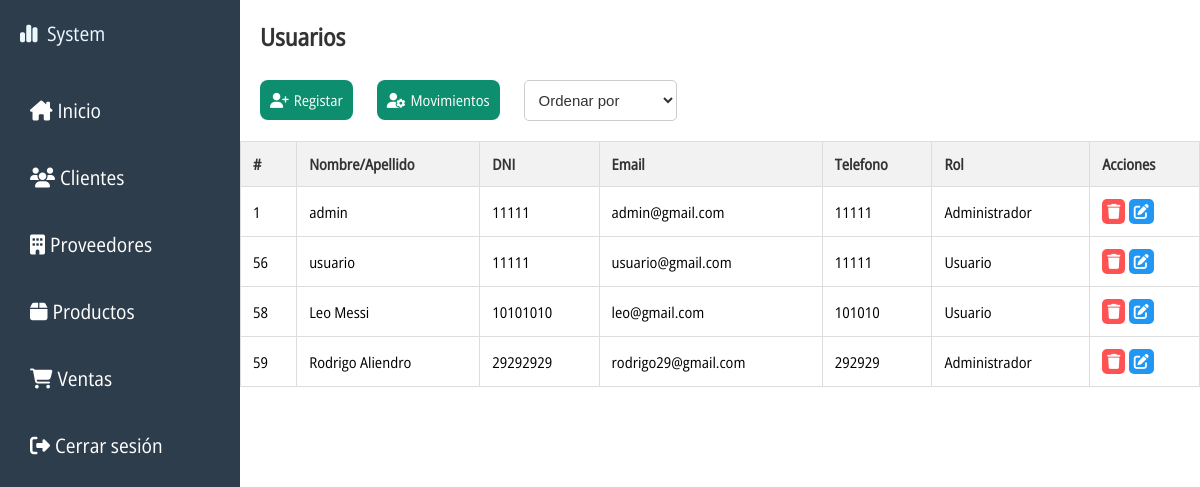
Page /usuarios.php (signed in) on the committed database.
### tables this page shows
CREATE TABLE `usuario` (
  `id_usuario` int(11) NOT NULL,
  `nom_ape` text NOT NULL,
  `dni` int(8) NOT NULL,
  `mail` varchar(255) NOT NULL,
  `telefono` bigint(20) NOT NULL,
  `contra_user` varchar(255) NOT NULL,
  `id_rol` int(20) NOT NULL
);

CREATE TABLE `rol` (
  `id_rol` int(11) NOT NULL,
  `descripcion` text NOT NULL
);

### usuarios.php (the view, shortened to what this page needs)
<?php
include('conexion.php');
$sql = "SELECT u.*, rl.descripcion
        FROM usuario u JOIN rol rl ON u.id_rol = rl.id_rol";
$mostrar = mysqli_query($con, $sql);
?>
<?php include("cabecera.php"); ?>
<body>
<?php include("lateral.php"); ?>
        <section id="content-index">
            <h1>Usuarios</h1>
            <form method="get">
            <div class="botones">
                <a href="registro.php"><i class="fa-solid fa-user-plus"> </i>Registar</a>
                <a href="movimientos.php"><i class="fa-solid fa-user-gear"></i>Movimientos</a>
                <select class="selectus" name="ordenar" onchange="this.form.submit()">
                    <option value="">Ordenar por</option>
                </select>
                </div>
            </form>
            <table class="table-user">
                <thead>
                    <th>#</th>
                    <th>Nombre/Apellido</th>
                    <th>DNI</th>
                    <th>Email</th>
                    <th>Telefono</th>
                    <th>Rol</th>
                    <th>Acciones</th>
                </thead>
                <tbody>
                    <?php
                    while ($row = mysqli_fetch_array($mostrar)){ ?>
                    <tr>
                        <td><?php echo $row['id_usuario'] ?></td>
                        <td><?php echo $row['nom_ape'] ?></td>
                        <td><?php echo $row['dni'] ?></td>
                        <td><?php echo $row['mail'] ?></td>
                        <td><?php echo $row['telefono'] ?></td>
                        <td><?php echo $row['descripcion'] ?></td>
                        <td>
                            <a href="javascript:void(0);" onclick="confirmarEliminarUsuario(<?php echo $row['id_usuario']; ?>)"><i class="fa-solid fa-trash"></i></a>
                            <a href="edit.php?id_usuario=<?php echo $row['id_usuario']?>"><i class="fa-solid fa-pen-to-square"></i></a>
                        </td>
                    </tr>
                    <?php } ?>
                </tbody>
            </table>
        </section>
    </div>
</body>
</html>

### css/estilo.css (style rules this page uses)
* { margin: 0px; padding: 0px; }
#content-index { background-color: white; grid-area: content-index; overflow-y: auto; }
#content-index h1 { font-family: OpenSans; color: #333; margin: 20px; display: inline-block; }
.table-user { font-family: OpenSans; font-size: 15px; border-collapse: collapse; width: 100%; margin: 20px 0; overflow-y: auto; max-height: calc(100vh - 40px); }
.table-user th, .table-user td { padding: 12px; border: 1px solid #ddd; text-align: left; }
.table-user th { background-color: #f2f2f2; color: #333; }
.table-user td a i.fa-trash { background-color: #FF5252; color: white; padding: 5px; border-radius: 5px; }
.table-user td a i.fa-pen-to-square { background-color: #2196F3; color: white; padding: 5px; border-radius: 5px; }
.botones a { font-family: OpenSans; color: white; background-color:#0D8E6E ; padding: 10px; text-decoration: none; border-radius: 8px; font-size: 15px; margin-left: 20px; }
.botones a i { margin-right: 5px; margin-top:20px; margin-bottom: 10px; }
select { padding: 10px; font-size: 15px; border: 1px solid #ccc; border-radius: 5px; background-color: #fff; color: #333; margin-left: 20px; }
select option { background-color: #fff; color: #333; }
form a { font-family: OpenSans; color: white; background-color:#0D8E6E ; padding: 0px 10px 0 10px; text-decoration: none; border-radius: 8px; font-size: 15px; margin-left: 20px; }
form a i { margin-right: 5px; margin-top:20px; margin-bottom: 10px; }

### rows in the picture
usuario: id_usuario "1", nom_ape "admin", dni "11111", mail "admin@gmail.com", telefono "11111", id_rol.descripcion "Administrador"
usuario: id_usuario "56", nom_ape "usuario", dni "11111", mail "usuario@gmail.com", telefono "11111", id_rol.descripcion "Usuario"
usuario: id_usuario "58", nom_ape "Leo Messi", dni "10101010", mail "leo@gmail.com", telefono "101010", id_rol.descripcion "Usuario"
usuario: id_usuario "59", nom_ape "Rodrigo Aliendro", dni "29292929", mail "rodrigo29@gmail.com", telefono "292929", id_rol.descripcion "Administrador"
